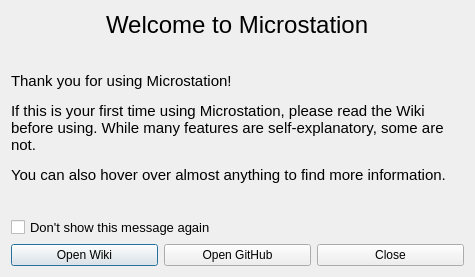
<?xml version="1.0" encoding="UTF-8"?>
<ui version="4.0">
 <class>Welcome</class>
 <widget class="QDialog" name="Welcome">
  <property name="geometry">
   <rect>
    <x>0</x>
    <y>0</y>
    <width>475</width>
    <height>277</height>
   </rect>
  </property>
  <property name="windowTitle">
   <string>Welcome</string>
  </property>
  <property name="windowIcon">
   <iconset resource="../icons/icons.qrc">
    <normaloff>:/icons/info.svg</normaloff>:/icons/info.svg</iconset>
  </property>
  <layout class="QVBoxLayout" name="verticalLayout">
   <item alignment="Qt::AlignHCenter">
    <widget class="QLabel" name="label">
     <property name="sizePolicy">
      <sizepolicy hsizetype="Preferred" vsizetype="Fixed">
       <horstretch>0</horstretch>
       <verstretch>0</verstretch>
      </sizepolicy>
     </property>
     <property name="font">
      <font>
       <pointsize>18</pointsize>
      </font>
     </property>
     <property name="text">
      <string>Welcome to Microstation</string>
     </property>
    </widget>
   </item>
   <item>
    <spacer name="verticalSpacer_2">
     <property name="orientation">
      <enum>Qt::Vertical</enum>
     </property>
     <property name="sizeHint" stdset="0">
      <size>
       <width>20</width>
       <height>40</height>
      </size>
     </property>
    </spacer>
   </item>
   <item>
    <widget class="QLabel" name="label_2">
     <property name="font">
      <font>
       <pointsize>11</pointsize>
      </font>
     </property>
     <property name="text">
      <string>&lt;html&gt;&lt;head/&gt;&lt;body&gt;&lt;p&gt;Thank you for using Microstation!&lt;/p&gt;&lt;p&gt;If this is your first time using Microstation, please read the Wiki before using. While many features are self-explanatory, some are not.&lt;/p&gt;&lt;p&gt;You can also hover over almost anything to find more information.&lt;/p&gt;&lt;/body&gt;&lt;/html&gt;</string>
     </property>
     <property name="wordWrap">
      <bool>true</bool>
     </property>
    </widget>
   </item>
   <item>
    <spacer name="verticalSpacer">
     <property name="orientation">
      <enum>Qt::Vertical</enum>
     </property>
     <property name="sizeHint" stdset="0">
      <size>
       <width>20</width>
       <height>40</height>
      </size>
     </property>
    </spacer>
   </item>
   <item>
    <widget class="QCheckBox" name="doNotShowAgainCheck">
     <property name="font">
      <font>
       <pointsize>10</pointsize>
      </font>
     </property>
     <property name="text">
      <string>Don't show this message again</string>
     </property>
    </widget>
   </item>
   <item>
    <layout class="QHBoxLayout" name="horizontalLayout">
     <item>
      <widget class="QPushButton" name="wikiBtn">
       <property name="text">
        <string>Open Wiki</string>
       </property>
      </widget>
     </item>
     <item>
      <widget class="QPushButton" name="githubBtn">
       <property name="text">
        <string>Open GitHub</string>
       </property>
      </widget>
     </item>
     <item>
      <widget class="QPushButton" name="closeBtn">
       <property name="text">
        <string>Close</string>
       </property>
      </widget>
     </item>
    </layout>
   </item>
  </layout>
 </widget>
 <resources>
  <include location="../icons/icons.qrc"/>
 </resources>
 <connections/>
</ui>
